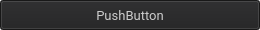
<?xml version="1.0" encoding="UTF-8"?>
<ui version="4.0">
 <class>Item</class>
 <widget class="QWidget" name="Item">
  <property name="geometry">
   <rect>
    <x>0</x>
    <y>0</y>
    <width>260</width>
    <height>30</height>
   </rect>
  </property>
  <property name="palette">
   <palette>
    <active>
     <colorrole role="Button">
      <brush brushstyle="SolidPattern">
       <color alpha="255">
        <red>33</red>
        <green>33</green>
        <blue>34</blue>
       </color>
      </brush>
     </colorrole>
    </active>
    <inactive>
     <colorrole role="Button">
      <brush brushstyle="SolidPattern">
       <color alpha="255">
        <red>33</red>
        <green>33</green>
        <blue>34</blue>
       </color>
      </brush>
     </colorrole>
    </inactive>
    <disabled>
     <colorrole role="Button">
      <brush brushstyle="SolidPattern">
       <color alpha="255">
        <red>33</red>
        <green>33</green>
        <blue>34</blue>
       </color>
      </brush>
     </colorrole>
    </disabled>
   </palette>
  </property>
  <property name="mouseTracking">
   <bool>true</bool>
  </property>
  <property name="windowTitle">
   <string>Form</string>
  </property>
  <widget class="QPushButton" name="btn">
   <property name="geometry">
    <rect>
     <x>0</x>
     <y>0</y>
     <width>260</width>
     <height>30</height>
    </rect>
   </property>
   <property name="palette">
    <palette>
     <active>
      <colorrole role="Button">
       <brush brushstyle="SolidPattern">
        <color alpha="255">
         <red>33</red>
         <green>33</green>
         <blue>34</blue>
        </color>
       </brush>
      </colorrole>
      <colorrole role="ButtonText">
       <brush brushstyle="SolidPattern">
        <color alpha="255">
         <red>205</red>
         <green>205</green>
         <blue>205</blue>
        </color>
       </brush>
      </colorrole>
      <colorrole role="Base">
       <brush brushstyle="SolidPattern">
        <color alpha="255">
         <red>33</red>
         <green>33</green>
         <blue>34</blue>
        </color>
       </brush>
      </colorrole>
      <colorrole role="Window">
       <brush brushstyle="SolidPattern">
        <color alpha="255">
         <red>33</red>
         <green>33</green>
         <blue>34</blue>
        </color>
       </brush>
      </colorrole>
     </active>
     <inactive>
      <colorrole role="Button">
       <brush brushstyle="SolidPattern">
        <color alpha="255">
         <red>33</red>
         <green>33</green>
         <blue>34</blue>
        </color>
       </brush>
      </colorrole>
      <colorrole role="ButtonText">
       <brush brushstyle="SolidPattern">
        <color alpha="255">
         <red>205</red>
         <green>205</green>
         <blue>205</blue>
        </color>
       </brush>
      </colorrole>
      <colorrole role="Base">
       <brush brushstyle="SolidPattern">
        <color alpha="255">
         <red>33</red>
         <green>33</green>
         <blue>34</blue>
        </color>
       </brush>
      </colorrole>
      <colorrole role="Window">
       <brush brushstyle="SolidPattern">
        <color alpha="255">
         <red>33</red>
         <green>33</green>
         <blue>34</blue>
        </color>
       </brush>
      </colorrole>
     </inactive>
     <disabled>
      <colorrole role="Button">
       <brush brushstyle="SolidPattern">
        <color alpha="255">
         <red>33</red>
         <green>33</green>
         <blue>34</blue>
        </color>
       </brush>
      </colorrole>
      <colorrole role="ButtonText">
       <brush brushstyle="SolidPattern">
        <color alpha="255">
         <red>120</red>
         <green>120</green>
         <blue>120</blue>
        </color>
       </brush>
      </colorrole>
      <colorrole role="Base">
       <brush brushstyle="SolidPattern">
        <color alpha="255">
         <red>33</red>
         <green>33</green>
         <blue>34</blue>
        </color>
       </brush>
      </colorrole>
      <colorrole role="Window">
       <brush brushstyle="SolidPattern">
        <color alpha="255">
         <red>33</red>
         <green>33</green>
         <blue>34</blue>
        </color>
       </brush>
      </colorrole>
     </disabled>
    </palette>
   </property>
   <property name="font">
    <font>
     <family>Roboto</family>
     <pointsize>10</pointsize>
    </font>
   </property>
   <property name="mouseTracking">
    <bool>true</bool>
   </property>
   <property name="layoutDirection">
    <enum>Qt::LeftToRight</enum>
   </property>
   <property name="autoFillBackground">
    <bool>false</bool>
   </property>
   <property name="styleSheet">
    <string notr="true">background-color: rgb(33, 33, 34);
</string>
   </property>
   <property name="text">
    <string>PushButton</string>
   </property>
  </widget>
 </widget>
 <resources/>
 <connections/>
</ui>
